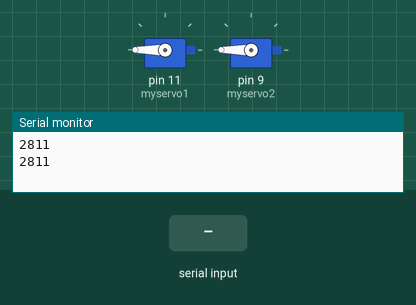
Bench run of a sketch on a simulated Arduino Uno, built with avr-gcc and run on an emulated ATmega328P. On the bench: 2 × servo, the last lines printed to the serial monitor. The inputs (shaded band) are chosen by the test bench.

Above: at 1.2 s.
1.3 s: "90,45\n" received over Serial
At 3.8 s:
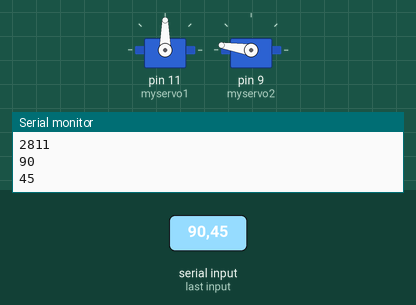
At 4.2 s:
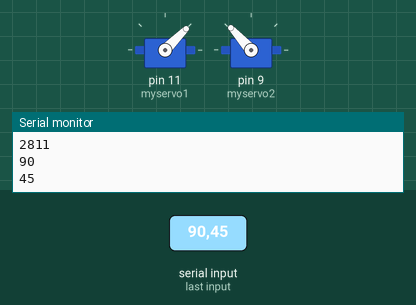
4.3 s: "30,150\n" received over Serial
At 6.7 s:
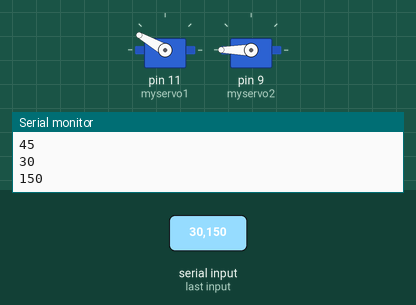
7.3 s: "90\n" received over Serial
Timing chart, 0 to 12.8 s (numbered marks = the images above; inputs shaded):
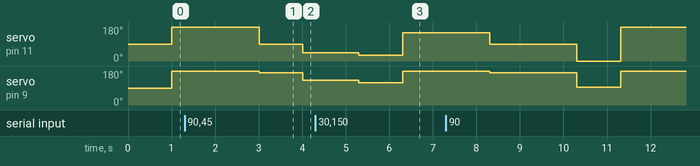

The sketch:

motorDrive.ino
```cpp
#include <Servo.h>


Servo myservo1;
Servo myservo2;

void setup() {
  // put your setup code here, to run once:

  Serial.begin(9600);

  // === Setup Code for Part 1 (a) === //
  myservo1.attach(11); //configure digital pin 11 to control the servo

  // === Setup Code for Part 1 (b) === //
  myservo2.attach(9); //configure digital pin 9 to control the servo
}

void posServo(int pos){
  // Constrain pos so that it must always be between 0 and 180
    pos = constrain(pos,0,180);
    myservo1.write(pos); // tell servo to go to position in variable 'pos'
}

void rotServo(int speed){
  //Constrain speed values so that they are always -100 or 100
  speed = constrain(speed,-100,100);
  int servo_signal = 93; // the default value is 0 where it is stopped

  if (speed > 0) {
    // Forward direction, add a value to 93 scaled by the speed
    servo_signal = 93 + (float)speed * (180 - 93) / 100.0;
  }
  else if (speed < 0) {
    // Reverse direction
    servo_signal = 93 + (float)speed * (93 - 0) / 100.0;
  }
  myservo2.write(servo_signal);
}


void loop() {
  // if there is a number in the serial port, get it
  int num;
  if (Serial.available()) {
    num = Serial.parseInt();
  }
  if(num != -30719){
  Serial.println(num);
  delay(1000);
  posServo(num); //For Position Servo
  rotServo(num); //For Continuous Rotation Servo
  delay(5);
  }
}
```

Measured:
- after the input at 1.3 s, servo on pin 11 (myservo1): 180° → 90° after 1.7 s, → 45° 1.0 s later; servo on pin 9 (myservo2): 180° → 171° after 1.7 s, → 132° 1.0 s later
